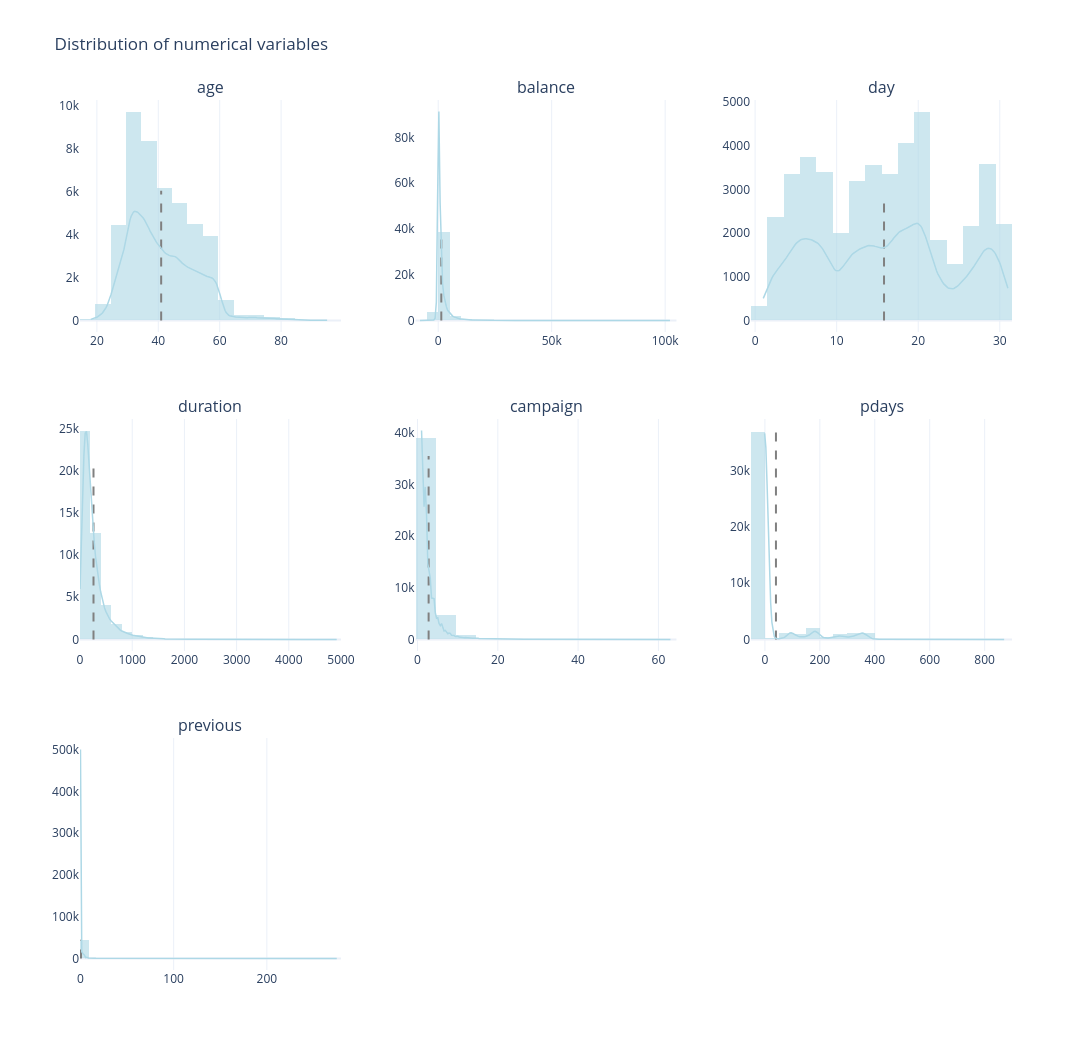

The notebook cell saved with this chart:
### Markdown cell above
## 3.2.2. Numerical columns

### Code cell
# fig/ax setup
n_cols = 3
n_rows = (len(num_col) + n_cols - 1) // n_cols

# Create subplot
fig = make_subplots(
    rows=n_rows, 
    cols=n_cols, 
    subplot_titles=num_col,
    horizontal_spacing=0.08,
    vertical_spacing=0.1
)

for i, col in enumerate(num_col):
    row = i //n_cols + 1
    col_pos = i % n_cols + 1
    data = df[col].dropna()
    mean_val = data.mean()
    
    counts, bins = np.histogram(data, bins = 30)
    ymax = counts.max()
    
    fig.add_trace(
        go.Histogram(
            x=data,
            name=col,
            marker_color='lightblue',
            opacity=0.6,
            nbinsx=30,
            showlegend=False
        ),
        row=row, col=col_pos
    )

    fig.add_trace(
        go.Scatter(
            x=[mean_val,mean_val],
            y=[0, ymax],
            mode='lines',
            line=dict(color='grey', dash='dash'),
            name = f'Mean: {round(mean_val, 2)}',
            showlegend=False
        ),
        row=row, col=col_pos
    )
    kde = gaussian_kde(data)
    x_kde = np.linspace(data.min(), data.max(), 200)
    y_kde = kde(x_kde) * len(data) * (bins[1] - bins[0])
    
    fig.add_trace(
        go.Scatter(
            x = x_kde,
            y = y_kde,
            mode = 'lines',
            line = dict(color='lightblue', width = 1.5),
            name = 'KDE',
            showlegend = False
        ),
        row=row, col=col_pos
    )

fig.update_layout(
    height = 350 * n_rows,
    width = 1500,
    title_text = 'Distribution of numerical variables',
    template = 'plotly_white',
    showlegend = False
)

fig.update_xaxes(showgrid = True)
fig.update_yaxes(showgrid = False)

fig.show()

### Figure 1 — Plotly figure (JSON) as saved in the notebook; plotly's stock layout.template omitted (floating-point values rounded to 4 significant figures; data arrays with more than 128 entries replaced by an {"elided": "..."} marker saying what was removed)
{"data": [{"marker": {"color": "lightblue"}, "name": "age", "nbinsx": 30, "opacity": 0.6, "showlegend": false, "type": "histogram", "x": {"elided": "45211 int values"}, "xaxis": "x", "yaxis": "y"}, {"line": {"color": "grey", "dash": "dash"}, "mode": "lines", "name": "Mean: 40.94", "showlegend": false, "type": "scatter", "x": [40.94, 40.94], "xaxis": "x", "y": [0, 6053], "yaxis": "y"}, {"line": {"color": "lightblue", "width": 1.5}, "mode": "lines", "name": "KDE", "showlegend": false, "type": "scatter", "x": {"elided": "200 float values"}, "xaxis": "x", "y": {"elided": "200 float values"}, "yaxis": "y"}, {"marker": {"color": "lightblue"}, "name": "balance", "nbinsx": 30, "opacity": 0.6, "showlegend": false, "type": "histogram", "x": {"elided": "45211 int values"}, "xaxis": "x2", "yaxis": "y2"}, {"line": {"color": "grey", "dash": "dash"}, "mode": "lines", "name": "Mean: 1362.27", "showlegend": false, "type": "scatter", "x": [1362.0, 1362.0], "xaxis": "x2", "y": [0, 39190], "yaxis": "y2"}, {"line": {"color": "lightblue", "width": 1.5}, "mode": "lines", "name": "KDE", "showlegend": false, "type": "scatter", "x": {"elided": "200 float values"}, "xaxis": "x2", "y": {"elided": "200 float values"}, "yaxis": "y2"}, {"marker": {"color": "lightblue"}, "name": "day", "nbinsx": 30, "opacity": 0.6, "showlegend": false, "type": "histogram", "x": {"elided": "45211 int values"}, "xaxis": "x3", "yaxis": "y3"}, {"line": {"color": "grey", "dash": "dash"}, "mode": "lines", "name": "Mean: 15.81", "showlegend": false, "type": "scatter", "x": [15.81, 15.81], "xaxis": "x3", "y": [0, 2752], "yaxis": "y3"}, {"line": {"color": "lightblue", "width": 1.5}, "mode": "lines", "name": "KDE", "showlegend": false, "type": "scatter", "x": {"elided": "200 float values"}, "xaxis": "x3", "y": {"elided": "200 float values"}, "yaxis": "y3"}, {"marker": {"color": "lightblue"}, "name": "duration", "nbinsx": 30, "opacity": 0.6, "showlegend": false, "type": "histogram", "x": {"elided": "45211 int values"}, "xaxis": "x4", "yaxis": "y4"}, {"line": {"color": "grey", "dash": "dash"}, "mode": "lines", "name": "Mean: 258.16", "showlegend": false, "type": "scatter", "x": [258.2, 258.2], "xaxis": "x4", "y": [0, 20472], "yaxis": "y4"}, {"line": {"color": "lightblue", "width": 1.5}, "mode": "lines", "name": "KDE", "showlegend": false, "type": "scatter", "x": {"elided": "200 float values"}, "xaxis": "x4", "y": {"elided": "200 float values"}, "yaxis": "y4"}, {"marker": {"color": "lightblue"}, "name": "campaign", "nbinsx": 30, "opacity": 0.6, "showlegend": false, "type": "histogram", "x": {"elided": "45211 int values"}, "xaxis": "x5", "yaxis": "y5"}, {"line": {"color": "grey", "dash": "dash"}, "mode": "lines", "name": "Mean: 2.76", "showlegend": false, "type": "scatter", "x": [2.764, 2.764], "xaxis": "x5", "y": [0, 35570], "yaxis": "y5"}, {"line": {"color": "lightblue", "width": 1.5}, "mode": "lines", "name": "KDE", "showlegend": false, "type": "scatter", "x": {"elided": "200 float values"}, "xaxis": "x5", "y": {"elided": "200 float values"}, "yaxis": "y5"}, {"marker": {"color": "lightblue"}, "name": "pdays", "nbinsx": 30, "opacity": 0.6, "showlegend": false, "type": "histogram", "x": {"elided": "45211 int values"}, "xaxis": "x6", "yaxis": "y6"}, {"line": {"color": "grey", "dash": "dash"}, "mode": "lines", "name": "Mean: 40.2", "showlegend": false, "type": "scatter", "x": [40.2, 40.2], "xaxis": "x6", "y": [0, 37138], "yaxis": "y6"}, {"line": {"color": "lightblue", "width": 1.5}, "mode": "lines", "name": "KDE", "showlegend": false, "type": "scatter", "x": {"elided": "200 float values"}, "xaxis": "x6", "y": {"elided": "200 float values"}, "yaxis": "y6"}, {"marker": {"color": "lightblue"}, "name": "previous", "nbinsx": 30, "opacity": 0.6, "showlegend": false, "type": "histogram", "x": {"elided": "45211 int values"}, "xaxis": "x7", "yaxis": "y7"}, {"line": {"color": "grey", "dash": "dash"}, "mode": "lines", "name": "Mean: 0.58", "showlegend": false, "type": "scatter", "x": [0.5803, 0.5803], "xaxis": "x7", "y": [0, 44850], "yaxis": "y7"}, {"line": {"color": "lightblue", "width": 1.5}, "mode": "lines", "name": "KDE", "showlegend": false, "type": "scatter", "x": {"elided": "200 float values"}, "xaxis": "x7", "y": {"elided": "200 float values"}, "yaxis": "y7"}], "layout": {"annotations": [{"font": {"size": 16}, "showarrow": false, "text": "age", "x": 0.14, "xanchor": "center", "xref": "paper", "y": 1, "yanchor": "bottom", "yref": "paper"}, {"font": {"size": 16}, "showarrow": false, "text": "balance", "x": 0.5, "xanchor": "center", "xref": "paper", "y": 1, "yanchor": "bottom", "yref": "paper"}, {"font": {"size": 16}, "showarrow": false, "text": "day", "x": 0.86, "xanchor": "center", "xref": "paper", "y": 1, "yanchor": "bottom", "yref": "paper"}, {"font": {"size": 16}, "showarrow": false, "text": "duration", "x": 0.14, "xanchor": "center", "xref": "paper", "y": 0.6333, "yanchor": "bottom", "yref": "paper"}, {"font": {"size": 16}, "showarrow": false, "text": "campaign", "x": 0.5, "xanchor": "center", "xref": "paper", "y": 0.6333, "yanchor": "bottom", "yref": "paper"}, {"font": {"size": 16}, "showarrow": false, "text": "pdays", "x": 0.86, "xanchor": "center", "xref": "paper", "y": 0.6333, "yanchor": "bottom", "yref": "paper"}, {"font": {"size": 16}, "showarrow": false, "text": "previous", "x": 0.14, "xanchor": "center", "xref": "paper", "y": 0.2667, "yanchor": "bottom", "yref": "paper"}], "height": 1050, "showlegend": false, "title": {"text": "Distribution of numerical variables"}, "width": 1500, "xaxis": {"anchor": "y", "domain": [0, 0.28], "showgrid": true}, "xaxis2": {"anchor": "y2", "domain": [0.36, 0.64], "showgrid": true}, "xaxis3": {"anchor": "y3", "domain": [0.72, 1], "showgrid": true}, "xaxis4": {"anchor": "y4", "domain": [0, 0.28], "showgrid": true}, "xaxis5": {"anchor": "y5", "domain": [0.36, 0.64], "showgrid": true}, "xaxis6": {"anchor": "y6", "domain": [0.72, 1], "showgrid": true}, "xaxis7": {"anchor": "y7", "domain": [0, 0.28], "showgrid": true}, "xaxis8": {"anchor": "y8", "domain": [0.36, 0.64], "showgrid": true}, "xaxis9": {"anchor": "y9", "domain": [0.72, 1], "showgrid": true}, "yaxis": {"anchor": "x", "domain": [0.7333, 1], "showgrid": false}, "yaxis2": {"anchor": "x2", "domain": [0.7333, 1], "showgrid": false}, "yaxis3": {"anchor": "x3", "domain": [0.7333, 1], "showgrid": false}, "yaxis4": {"anchor": "x4", "domain": [0.3667, 0.6333], "showgrid": false}, "yaxis5": {"anchor": "x5", "domain": [0.3667, 0.6333], "showgrid": false}, "yaxis6": {"anchor": "x6", "domain": [0.3667, 0.6333], "showgrid": false}, "yaxis7": {"anchor": "x7", "domain": [0, 0.2667], "showgrid": false}, "yaxis8": {"anchor": "x8", "domain": [0, 0.2667], "showgrid": false}, "yaxis9": {"anchor": "x9", "domain": [0, 0.2667], "showgrid": false}}}
